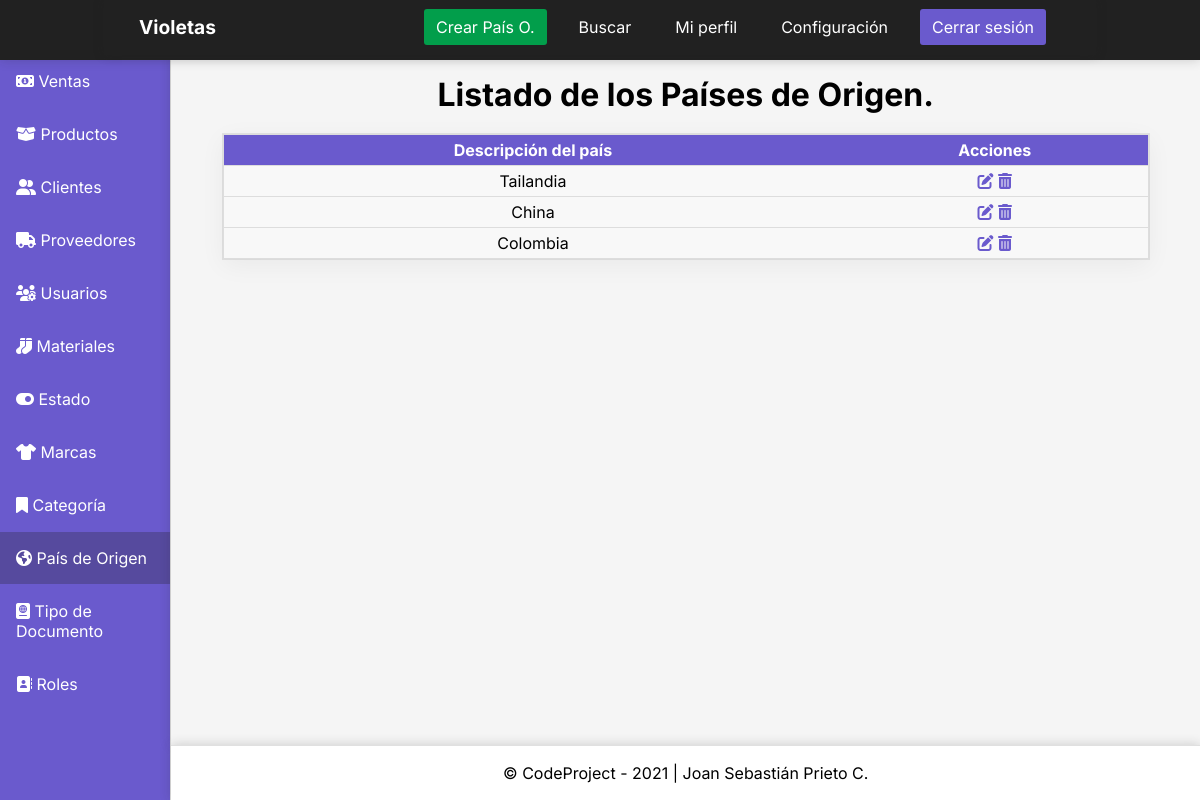
The page /dashboardpaisorigen on the database as committed earlier.
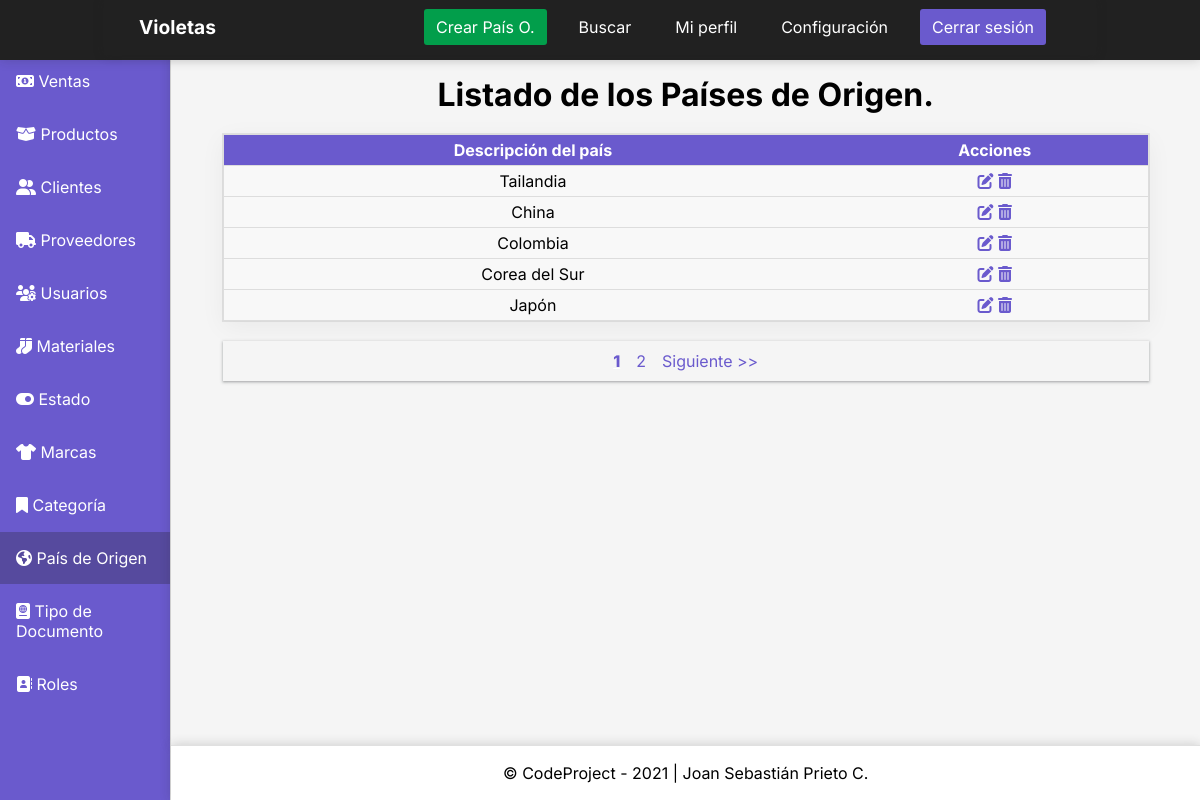
The same page on the database as committed later.
### InventoryApp/models.py (models this page shows, shortened)
class PaisOrigen(models.Model):
    DescripcionPais = models.CharField('Descripción del país', max_length = 100)
    class Meta:
        verbose_name = 'País de Origen'
        verbose_name_plural = 'Países de Origen'
        db_table = 'paises'
        ordering = ['id']

### Project/views.py (the view)
# urls.py: path('dashboardpaisorigen', views.dashboardpaisorigen, name='dashpais'), # Registro creado
def dashboardpaisorigen(request):
    paisorigen = (PaisOrigen.objects.all()) # Creo variable que traiga todos los datos de la tabla PaisOrigen.
    page = request.GET.get('page', 1)
    try:
        paginator = Paginator(paisorigen, 5)
        paisorigen = paginator.page(page)
    except:
        raise Http404
    return render(request, 'dashboardpaisorigen.html', {
        'entity' : paisorigen,
        'paginator' : paginator # Con este código busco todos los datos de la tabla PaisOrigen y los envío a la vista.
} )

### Templates/dashboardpaisorigen.html (shortened to what the changed rows need)
{% load static %}
<!DOCTYPE html>
<html lang="es">
<head>
    <link rel="stylesheet" href="{% static 'CSS/stylesdashboard.css' %}">
</head>
<body>
    <div class="container">
        <main>
            <h1>Listado de los Países de Origen.</h1>
            <table class="table">
                <thead>
                    <tr>
                        <th>Descripción del país</th>
                        <th>Acciones</th>
                    </tr>
                </thead>
                <tbody>
                    {% for paisorigen in entity %}
                    <tr>
                        <td data-label="Rol">{{paisorigen.DescripcionPais}}</td>
                        <td data-label="Gestión">
                            <a href="{% url 'updatepaisorigen' paisorigen.id %}"><i class="fas fa-edit"></i></a>
                            <a href="#" onclick="eliminarPais({{ paisorigen.id }})"><i class="fas fa-trash-alt"></i></a>
                        </td>
                    </tr>
                    {% endfor %}
                </tbody>
            </table>
            <div>
                {% include 'paginator.html' %}
            </div>
        </main>
      </div>
</body>
</html>

Rows that differ between the two databases and show on the page:
added PaisOrigen: DescripcionPais "Corea del Sur"
added PaisOrigen: DescripcionPais "Japón"
Other text that changed with them:
new list line: "1"
new list line: "2"
text now shown: "Siguiente >>"
